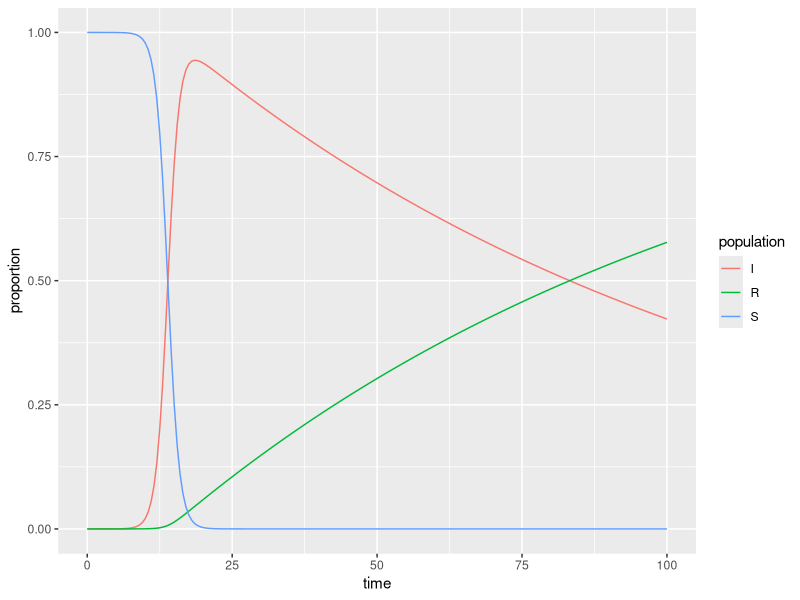

The R script that drew this image:
## ---- chunk 1
knitr::opts_chunk$set(echo = TRUE)
library(tidyverse)
library(deSolve)
## ---- chunk 2
### Specify parameters

## Proportion in each compartment: Susceptible 0.999999, Infected 0.000001, Recovered 0 (these are directly from the example linked above)
init <- c(S = 1-1e-6, I = 1e-6, R = 0.0)

## beta: infection parameter; gamma: recovery parameter
parameters <- c(beta = 1, gamma = 0.01)

## Time frame
times      <- seq(0, 100, by = 0.5)
## ---- chunk 3
## Build the function with all 
sir <- function(time, init, parameters) {

  with(as.list(c(init, parameters)), {

    dS <- -beta * S * I
    dI <-  beta * S * I - gamma * I
    dR <-  gamma * I
    
    return(list(c(dS, dI, dR)))
  })
}
## ---- chunk 4
## Solve using `deSolve::ode()`
approximation <- ode(y = init, times = times, func = sir, parms = parameters)
## ---- chunk 5
## Get output into a data frame
approx_df <- as.data.frame(approximation)

## Pivot longer so R will do the work for us: 
approx_long <- approx_df %>% 
  pivot_longer(cols = S:R, names_to = "population", values_to = "proportion")

## ---- chunk 6
ggplot(data = approx_long, aes(x = time, y = proportion)) +
  geom_line(aes(color = population))
